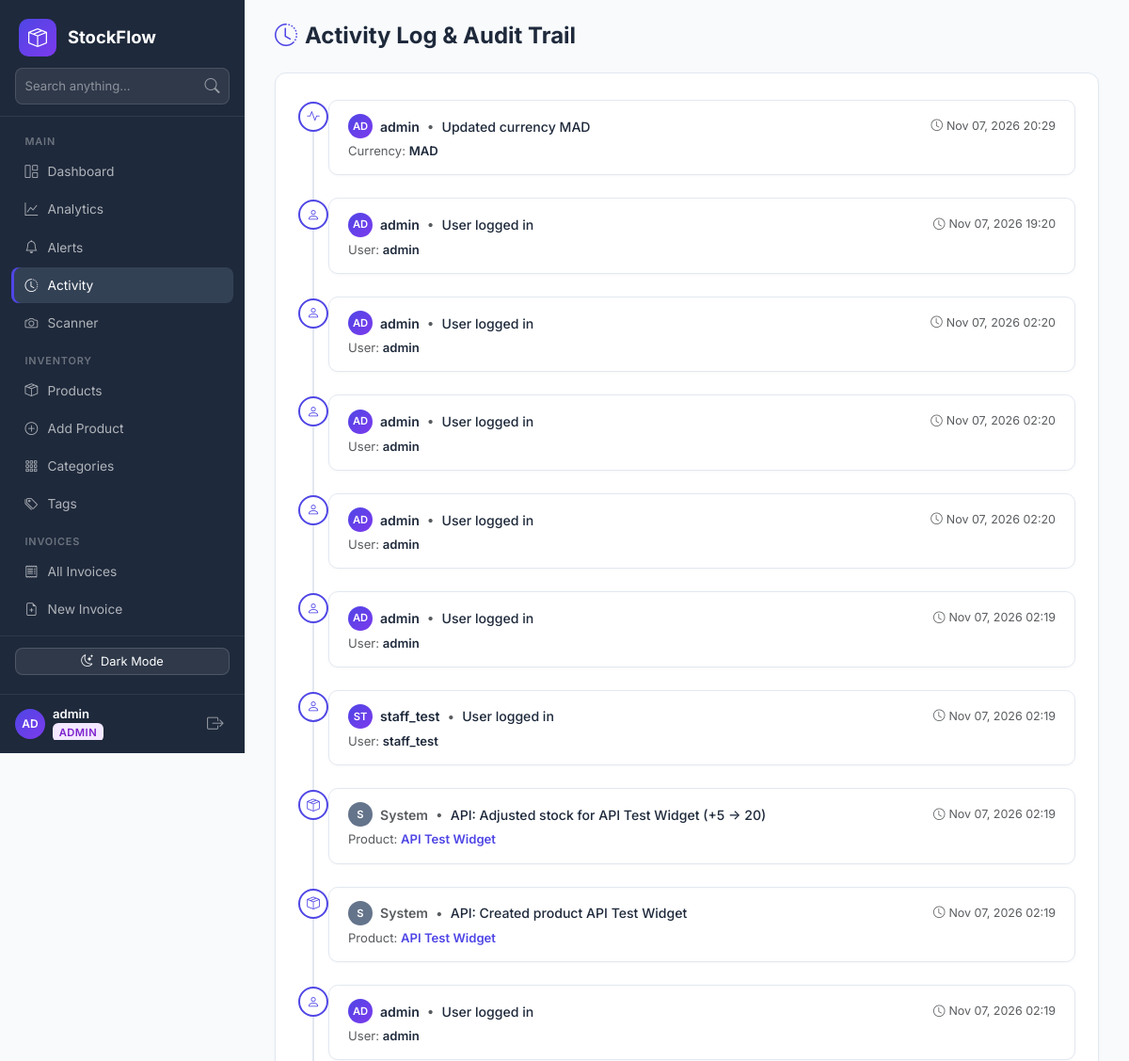
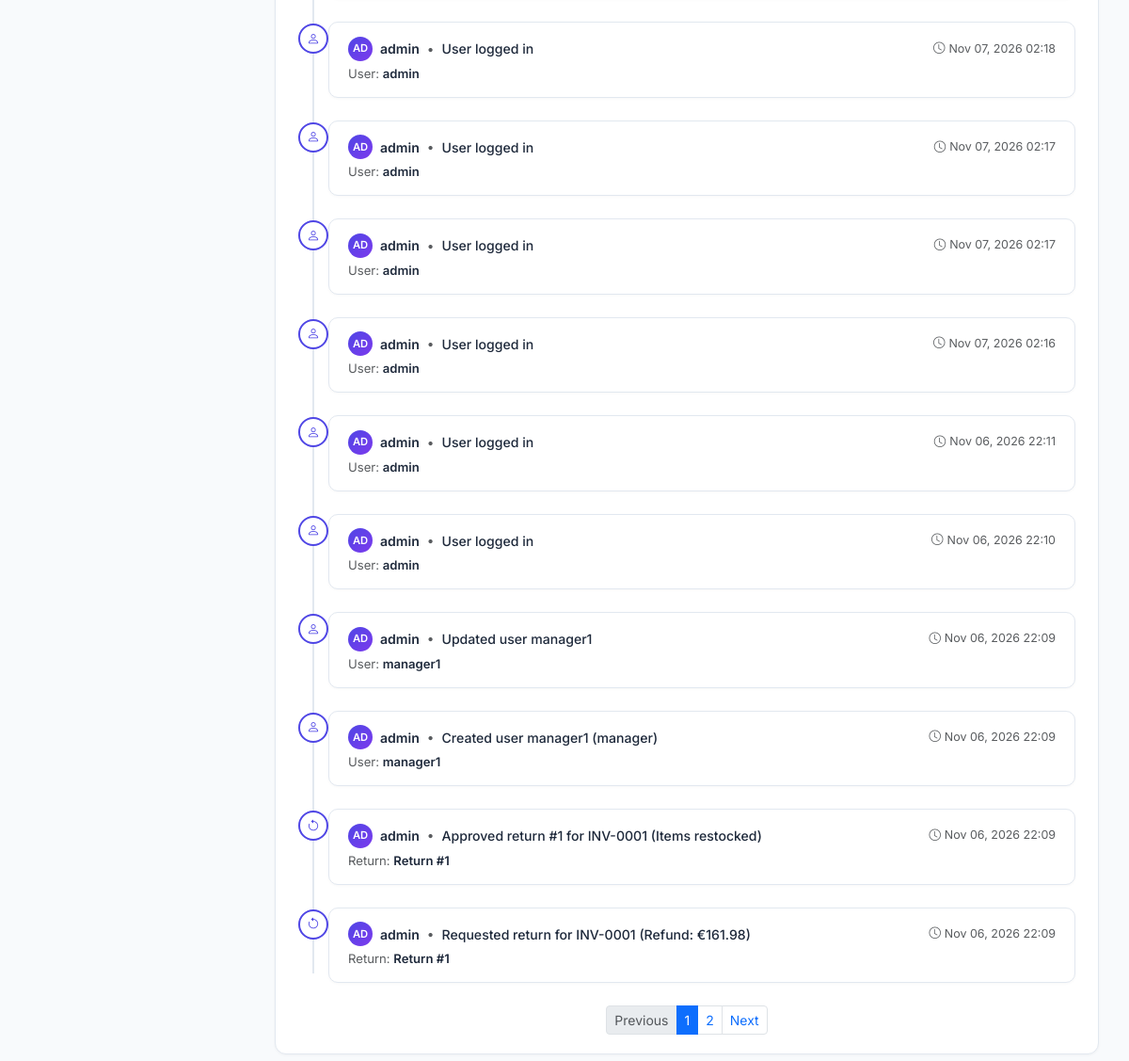
The page /activity (signed in) on the database its author committed (2 pictures, top to bottom).
### app.py (models this page shows, shortened)
class User(db.Model, UserMixin):
    __tablename__ = "user"
    id            = db.Column(db.Integer, primary_key=True)
    username      = db.Column(db.String(80), unique=True, nullable=False)
    email         = db.Column(db.String(120), unique=True, nullable=False)
    password_hash = db.Column(db.String(255), nullable=False)
    role          = db.Column(db.String(20), default='staff')
    created_at    = db.Column(db.DateTime, default=datetime.utcnow)
    is_active     = db.Column(db.Boolean, default=True)
    @property
    def initials(self):
        parts = self.username.strip().split()
        if len(parts) >= 2:
            return (parts[0][0] + parts[1][0]).upper()
        return self.username[:2].upper() if self.username else '?'

class ActivityLog(db.Model):
    __tablename__ = "activity_log"
    id          = db.Column(db.Integer, primary_key=True)
    user_id     = db.Column(db.Integer, db.ForeignKey('user.id'), nullable=True)
    user        = db.relationship('User')
    action      = db.Column(db.String(120), nullable=False)
    entity_type = db.Column(db.String(50), nullable=True)
    entity_id   = db.Column(db.Integer, nullable=True)
    entity_name = db.Column(db.String(150), nullable=True)
    timestamp   = db.Column(db.DateTime, default=datetime.utcnow)

### app.py (the view)
@app.route('/activity')
@login_required
def activity_log():
    page = request.args.get('page', 1, type=int)
    pagination = ActivityLog.query.order_by(ActivityLog.timestamp.desc()).paginate(page=page, per_page=20, error_out=False)
    return render_template('activity.html', pagination=pagination)

### templates/activity.html (shortened to what this page needs)
{% extends "base.html" %}
{% block content %}
<div class="sf-topbar">
    <h1><i class="bi bi-clock-history me-2" style="color:var(--sf-primary)"></i>Activity Log & Audit Trail</h1>
</div>
<div class="sf-card mb-4" style="max-width: 900px;">
    {% if pagination.items %}
    <div class="timeline mt-2">
        {% for log in pagination.items %}
        <div class="timeline-item">
            <div class="timeline-marker">
                {% if log.entity_type == 'Product' %}
                    <i class="bi bi-box-seam"></i>
                {% elif log.entity_type == 'Invoice' %}
                    <i class="bi bi-receipt"></i>
                {% elif log.entity_type == 'PurchaseOrder' %}
                    <i class="bi bi-cart-check"></i>
                {% elif log.entity_type == 'Customer' %}
                    <i class="bi bi-people"></i>
                {% elif log.entity_type == 'Supplier' %}
                    <i class="bi bi-truck"></i>
                {% elif log.entity_type == 'Tag' %}
                    <i class="bi bi-tags"></i>
                {% elif log.entity_type == 'Return' %}
                    <i class="bi bi-arrow-counterclockwise"></i>
                {% elif log.entity_type == 'User' %}
                    <i class="bi bi-person"></i>
                {% else %}
                    <i class="bi bi-activity"></i>
                {% endif %}
            </div>
            <div class="timeline-content">
                <div class="d-flex align-items-center justify-content-between flex-wrap gap-2 mb-1">
                    <div class="d-flex align-items-center gap-2">
                        {% if log.user %}
                            <div class="avatar sm blue" style="width:26px; height:26px; font-size:.7rem;">
                                {{ log.user.initials }}
                            </div>
                            <span class="fw-semibold" style="font-size:.88rem;">{{ log.user.username }}</span>
                        {% else %}
                            <div class="avatar sm" style="width:26px; height:26px; font-size:.7rem; background:#64748b;">
                                S
                            </div>
                            <span class="fw-semibold text-muted" style="font-size:.88rem;">System</span>
                        {% endif %}
                        <span class="text-muted" style="font-size:.85rem;">&bull;</span>
                        <span class="fw-medium" style="font-size:.88rem;">{{ log.action }}</span>
                    </div>
                    <small class="text-muted" style="font-size:.78rem;">
                        <i class="bi bi-clock me-1"></i>{{ log.timestamp.strftime('%b %d, %Y %H:%M') if log.timestamp else '—' }}
                    </small>
                </div>
                {% if log.entity_name %}
                <div class="mt-1" style="font-size:.82rem;">
                    <span class="text-muted">{{ log.entity_type }}:</span>
                    {% if log.entity_type == 'Product' and log.entity_id %}
                        <a href="{{ url_for('product_edit', pid=log.entity_id) }}" class="fw-semibold text-decoration-none" style="color:var(--sf-primary);">
                            {{ log.entity_name }}
                        </a>
                    {% elif log.entity_type == 'Invoice' and log.entity_id %}
                        <a href="{{ url_for('invoice_view', invoice_id=log.entity_id) }}" class="fw-semibold text-decoration-none" style="color:var(--sf-primary);">
                            {{ log.entity_name }}
                        </a>
                    {% elif log.entity_type == 'PurchaseOrder' and log.entity_id %}
                        <a href="{{ url_for('purchase_order_detail', poid=log.entity_id) }}" class="fw-semibold text-decoration-none" style="color:var(--sf-primary);">
                            {{ log.entity_name }}
                        </a>
                    {% elif log.entity_type == 'Customer' and log.entity_id %}
                        <a href="{{ url_for('customer_detail', cid=log.entity_id) }}" class="fw-semibold text-decoration-none" style="color:var(--sf-primary);">
                            {{ log.entity_name }}
                        </a>
                    {% elif log.entity_type == 'Supplier' and log.entity_id %}
                        <a href="{{ url_for('supplier_detail', sid=log.entity_id) }}" class="fw-semibold text-decoration-none" style="color:var(--sf-primary);">
                            {{ log.entity_name }}
                        </a>
                    {% else %}
                        <span class="fw-semibold">{{ log.entity_name }}</span>
                    {% endif %}
                </div>
                {% endif %}
            </div>
        </div>
        {% endfor %}
    </div>
    {% if pagination.pages > 1 %}
    <nav class="d-flex justify-content-center mt-4">
        <ul class="pagination pagination-sm m-0">
            <li class="page-item {% if not pagination.has_prev %}disabled{% endif %}">
                <a class="page-link" href="{{ url_for('activity_log', page=pagination.prev_num) if pagination.has_prev else '#' }}">Previous</a>
            </li>
            {% for p in pagination.iter_pages(left_edge=1, right_edge=1, left_current=2, right_current=2) %}
                {% if p %}
                    <li class="page-item {% if p == pagination.page %}active{% endif %}">
                        <a class="page-link" href="{{ url_for('activity_log', page=p) }}">{{ p }}</a>
                    </li>
                {% else %}
                    <li class="page-item disabled"><span class="page-link">&hellip;</span></li>
                {% endif %}
            {% endfor %}
            <li class="page-item {% if not pagination.has_next %}disabled{% endif %}">
                <a class="page-link" href="{{ url_for('activity_log', page=pagination.next_num) if pagination.has_next else '#' }}">Next</a>
            </li>
        </ul>
    </nav>
    {% endif %}
    {% else %}
    <div class="text-center py-5 text-muted">
        <i class="bi bi-clock-history" style="font-size:2.5rem;"></i>
        <h5 class="mt-2 mb-0">No activity logged yet</h5>
        <p class="small text-muted mt-1">Actions taken across the app will appear here in chronological order.</p>
    </div>
    {% endif %}
</div>
{% endblock %}

### templates/base.html (shortened to what this page needs)
<!DOCTYPE html>
<html lang="en">
<head>
    <link href="https://cdn.jsdelivr.net/npm/bootstrap@5.3.2/dist/css/bootstrap.min.css" rel="stylesheet">
    <link rel="stylesheet" href="https://cdn.jsdelivr.net/npm/bootstrap-icons@1.11.2/font/bootstrap-icons.min.css">
</head>
<body>
    <nav class="sf-sidebar" id="sidebar">
        <div class="brand">
            <div class="brand-icon"><i class="bi bi-box-seam"></i></div>
            <span class="brand-text">StockFlow</span>
        </div>
        <div class="sf-sidebar-search">
            <form action="{{ url_for('search') }}" method="GET">
                <div class="input-group">
                    <input type="text" name="q" class="form-control" placeholder="Search anything..." value="{{ request.args.get('q', '') }}">
                    <button type="submit" class="btn"><i class="bi bi-search"></i></button>
                </div>
            </form>
        </div>
        <div class="nav-section">
            <div class="nav-label">Main</div>
            <a href="{{ url_for('index') }}" class="nav-link {% if request.endpoint == 'index' and not request.args.get('tag') %}active{% endif %}">
                <i class="bi bi-grid-1x2"></i> Dashboard
            </a>
            <a href="{{ url_for('analytics') }}" class="nav-link {% if request.endpoint == 'analytics' %}active{% endif %}">
                <i class="bi bi-graph-up"></i> Analytics
            </a>
            <a href="{{ url_for('alerts') }}" class="nav-link {% if request.endpoint == 'alerts' %}active{% endif %}">
                <i class="bi bi-bell"></i> Alerts
            </a>
            <a href="{{ url_for('activity_log') }}" class="nav-link {% if request.endpoint == 'activity_log' %}active{% endif %}">
                <i class="bi bi-clock-history"></i> Activity
            </a>
            <a href="{{ url_for('scanner') }}" class="nav-link {% if request.endpoint == 'scanner' %}active{% endif %}">
                <i class="bi bi-camera"></i> Scanner
            </a>
            <div class="nav-label">Inventory</div>
            <a href="{{ url_for('index') }}" class="nav-link {% if request.endpoint == 'index' %}active{% endif %}">
                <i class="bi bi-box-seam"></i> Products
            </a>
            <a href="{{ url_for('product_create') }}" class="nav-link {% if request.endpoint == 'product_create' %}active{% endif %}">
                <i class="bi bi-plus-circle"></i> Add Product
            </a>
            <a href="{{ url_for('category_list') }}" class="nav-link {% if request.endpoint in ['category_list', 'category_create', 'category_edit'] %}active{% endif %}">
                <i class="bi bi-grid-3x3-gap"></i> Categories
            </a>
            <a href="{{ url_for('tag_list') }}" class="nav-link {% if request.endpoint in ['tag_list', 'tag_create', 'tag_edit'] %}active{% endif %}">
                <i class="bi bi-tags"></i> Tags
            </a>
            <div class="nav-label">Invoices</div>
            <a href="{{ url_for('invoice_list') }}" class="nav-link {% if request.endpoint == 'invoice_list' %}active{% endif %}">
                <i class="bi bi-receipt"></i> All Invoices
            </a>
            <a href="{{ url_for('invoice_create') }}" class="nav-link {% if request.endpoint == 'invoice_create' %}active{% endif %}">
                <i class="bi bi-file-earmark-plus"></i> New Invoice
            </a>
            <a href="{{ url_for('return_list') }}" class="nav-link {% if request.endpoint in ['return_list', 'invoice_return_create'] %}active{% endif %}">
            </a>
        </div>
        <div class="sf-sidebar-footer" style="padding:0.75rem 1rem;">
            <button type="button" class="btn btn-sm w-100 d-flex align-items-center justify-content-center gap-2 mb-2" id="darkModeBtn" onclick="toggleDarkMode()" style="background:rgba(255,255,255,0.08);color:#fff;border:1px solid rgba(255,255,255,0.15);border-radius:8px;font-size:0.8rem;">
                <i class="bi bi-moon-stars" id="darkModeIcon"></i> <span id="darkModeText">Dark Mode</span>
            </button>
        </div>
        {% if current_user.is_authenticated %}
        <div class="user-footer-card">
            <div class="d-flex align-items-center gap-2 overflow-hidden">
                <div class="avatar sm blue">{{ current_user.initials }}</div>
                <div style="line-height:1.2; overflow:hidden;">
                    <div style="color:#fff; font-weight:600; font-size:.82rem; white-space:nowrap; text-overflow:ellipsis; overflow:hidden;">
                        {{ current_user.username }}
                    </div>
                    <span class="badge-role {{ current_user.role }}">{{ current_user.role }}</span>
                </div>
            </div>
            <a href="{{ url_for('logout') }}" title="Logout" style="color:rgba(255,255,255,.5); font-size:1.1rem; padding:.2rem .4rem; text-decoration:none;" onmouseover="this.style.color='#ef4444'" onmouseout="this.style.color='rgba(255,255,255,.5)'">
                <i class="bi bi-box-arrow-right"></i>
            </a>
        </div>
        {% endif %}
    </nav>
    <div class="sf-main">
        {% block content %}{% endblock %}
    </div>
</body>
</html>

### rows shown on the page
User: initials "AD", username "admin", role "ADMIN"
ActivityLog: user.initials "AD", user.username "admin", action "Updated currency MAD", timestamp "Nov 07, 2026 20:29", entity_type "Currency", entity_name "MAD"
ActivityLog: user.initials "AD", user.username "admin", action "User logged in", timestamp "Nov 07, 2026 19:20", entity_type "User", entity_name "admin"
ActivityLog: user.initials "AD", user.username "admin", action "User logged in", timestamp "Nov 07, 2026 02:20", entity_type "User", entity_name "admin"
ActivityLog: user.initials "AD", user.username "admin", action "User logged in", timestamp "Nov 07, 2026 02:20", entity_type "User", entity_name "admin"
ActivityLog: user.initials "AD", user.username "admin", action "User logged in", timestamp "Nov 07, 2026 02:20", entity_type "User", entity_name "admin"
ActivityLog: user.initials "AD", user.username "admin", action "User logged in", timestamp "Nov 07, 2026 02:19", entity_type "User", entity_name "admin"
ActivityLog: user.initials "ST", user.username "staff_test", action "User logged in", timestamp "Nov 07, 2026 02:19", entity_type "User", entity_name "staff_test"
ActivityLog: shows "S", action "API: Adjusted stock for API Test Widget (+5 -> 20)", timestamp "Nov 07, 2026 02:19", entity_type "Product", entity_name "API Test Widget"
ActivityLog: shows "S", action "API: Created product API Test Widget", timestamp "Nov 07, 2026 02:19", entity_type "Product", entity_name "API Test Widget"
ActivityLog: user.initials "AD", user.username "admin", action "User logged in", timestamp "Nov 07, 2026 02:19", entity_type "User", entity_name "admin"
ActivityLog: user.initials "AD", user.username "admin", action "User logged in", timestamp "Nov 07, 2026 02:18", entity_type "User", entity_name "admin"
ActivityLog: user.initials "AD", user.username "admin", action "User logged in", timestamp "Nov 07, 2026 02:17", entity_type "User", entity_name "admin"
ActivityLog: user.initials "AD", user.username "admin", action "User logged in", timestamp "Nov 07, 2026 02:17", entity_type "User", entity_name "admin"
ActivityLog: user.initials "AD", user.username "admin", action "User logged in", timestamp "Nov 07, 2026 02:16", entity_type "User", entity_name "admin"
ActivityLog: user.initials "AD", user.username "admin", action "User logged in", timestamp "Nov 06, 2026 22:11", entity_type "User", entity_name "admin"
ActivityLog: user.initials "AD", user.username "admin", action "User logged in", timestamp "Nov 06, 2026 22:10", entity_type "User", entity_name "admin"
ActivityLog: user.initials "AD", user.username "admin", action "Updated user manager1", timestamp "Nov 06, 2026 22:09", entity_type "User", entity_name "manager1"
ActivityLog: user.initials "AD", user.username "admin", action "Created user manager1 (manager)", timestamp "Nov 06, 2026 22:09", entity_type "User", entity_name "manager1"
ActivityLog: user.initials "AD", user.username "admin", action "Approved return #1 for INV-0001 (Items restocked)", timestamp "Nov 06, 2026 22:09", entity_type "Return", entity_name "Return #1"
ActivityLog: user.initials "AD", user.username "admin", action "Requested return for INV-0001 (Refund: €161.98)", timestamp "Nov 06, 2026 22:09", entity_type "Return", entity_name "Return #1"

### other values the page prints
{{ p }} "1" "2"
